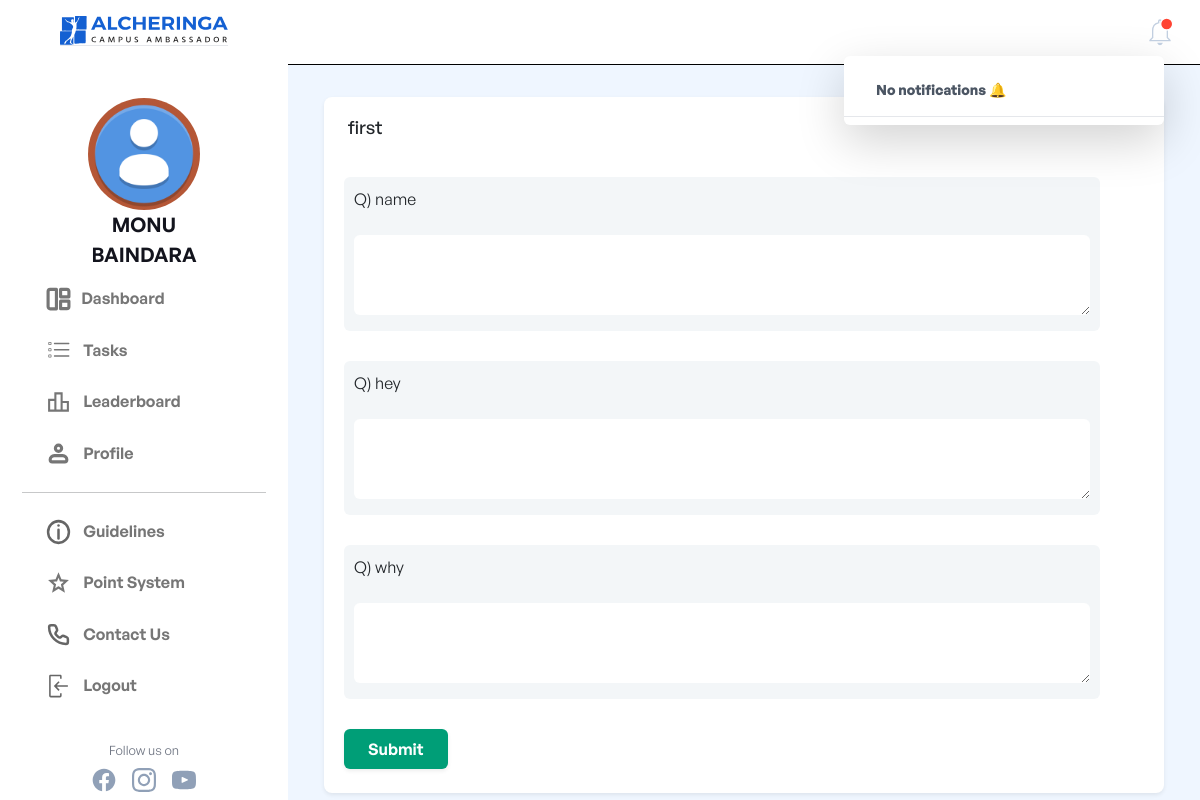
/submissions/quiz/1/ (signed in), run on the app's committed database.
### apps/users/models.py (models this page shows, shortened)
class NewUser(AbstractBaseUser, PermissionsMixin):
    id = models.SlugField(primary_key=True, default=uuid.uuid4)
    alcherid = models.TextField(
         blank=True, null=True, unique=True, default=create_new_ref_number)
    img = models.ImageField(
        upload_to="image-uploads/", default='image-uploads/user.png')
    email = models.EmailField(_('email address'), unique=True)
    username = models.CharField(max_length=150, unique=False, default="user")
    firstname = models.CharField(max_length=150, blank=True)
    phone = models.TextField(unique=False, blank=True)
    graduation_year = models.CharField(max_length=200, unique=False)
    college_state = models.CharField(max_length=200, unique=False)
    college_city = models.CharField(max_length=200, unique=False)
    college_name = models.CharField(max_length=200, unique=False)
    position_of_responsibility = models.CharField(
        max_length=200, unique=False, blank=True)
    interested_modules = models.CharField(
        max_length=200, unique=False, blank=True)
    instahandle = models.CharField(
        max_length=200, blank=True, )
    referred_by = models.TextField(
        blank=True, null=True)
    referrals = models.IntegerField(default=0)
    date_joined = models.DateTimeField(default=timezone.now)
    provider = models.CharField(max_length=200, unique=False, default="email")
    about = models.TextField(_('about'), max_length=500, blank=True)
    is_staff = models.BooleanField(default=False)
    is_active = models.BooleanField(default=False)
    has_password = models.BooleanField(default=True)
    objects = CustomAccountManager()
    points = models.IntegerField(default=250)
    tasks = models.IntegerField(default=0)
    USERNAME_FIELD = 'email'
    REQUIRED_FIELDS = ['firstname']

### apps/submissions/models.py (models this page shows, shortened)
class Quiz(models.Model):
    name = models.CharField(max_length=100, blank=True)

class Question(models.Model):
    quiz = models.ForeignKey(Quiz,  related_name="quiz", on_delete=models.CASCADE)
    question = models.CharField(max_length=100, blank=True)
    def __str__(self):
        return self.question

### apps/submissions/views.py (the view, shortened to what this page needs)
# urls.py: path('quiz/<int:quiz_id>/', views.quiz, name='quiz'),
@login_required(login_url='dashboard_page')
def quiz(request, quiz_id):
    quiz = Quiz.objects.get(id=quiz_id)
    user = request.user
    submitted=QuizSubmission.objects.filter(user=user)
    questions = Question.objects.filter(quiz=quiz)
    comp = []
    sum = 0
    profile = Profile.objects.filter(user = request.user).first()
    if request.user.instahandle:
        sum+=1
    if request.user.position_of_responsibility:
        sum+=1
    if request.user.interested_modules:
        sum+=1
    if profile and profile.fb_handle:
        sum+=1
    if sum==0:
        comp = [60, 40]
    elif sum==1:
        comp = [70, 30]
    elif sum==2:
        comp = [80, 20]
    elif sum==3:
        comp = [90, 10]
    else:
        comp = [100,0]
    context = {
        "quiz": quiz,
        "questions": questions,
        'submitted':submitted,
        'comp': comp
    }
    if sum<4:
        context['color_code'] = '#E86B73'
    else:
        context['color_code'] = 'rgba(0, 201, 92, 1)'
    return render(request, 'submissions/quiz.html', context)

### templates/submissions/quiz.html (shortened to what this page needs)
{% extends '../basic.html'%}
{% block body %}
{% load static %}
<link rel="stylesheet" href={% static "css/font.css" %}>
<body>
    <div class="bg-blue-50 flex gen">
        {% include "../navbar.html" %}
        <br>
        <div class="flex justify-center w-full">
        <div class="bg-white rounded-lg shadow-sm my-2 pb-1 quiz_width">
            <div class="py-3 pl-6 font-medium text-lg">{{ quiz.name }}</div>
            <form action="#" method="post" id="quiz" width:50%>
                {% for i in questions %}
                    <div class=" bg-blue-50 quiz rounded-md"
                        style=" padding:10px; background-color:#F3F6F8; margin: 20px 0px 30px 20px ; width: 90%; ">
                        <p class="quiz_head">Q) {{i}} {{questions.i}}</p> <br>
                        <textarea id="answer-{{i.id}}" type="text" name="{{i.id}}" style="width:100%;height:80px; border-radius:6px; padding:10px"></textarea>
                    </div>
                {% endfor %}
                <button class=" bg-pur text-white inline-block py-2 px-4 rounded shadow-sm font-semibold text-base"
                style="margin-left:20px; margin-bottom:20px; text-align: end;" type="submit" value="Submit">Submit</button>
        </div>
    </div>
    </div>
</div>
</body>
{%endblock%}

### templates/basic.html (shortened to what this page needs)
{% load static %}
<!DOCTYPE html>
<html>
<head>
    <link rel="stylesheet" href="https://unpkg.com/aos@next/dist/aos.css" />
    <link rel="stylesheet" href="https://use.fontawesome.com/releases/v5.7.2/css/all.css"
>
    <link rel="stylesheet" href="https://cdn.jsdelivr.net/npm/@popperjs/core@2.11.5/dist/umd/popper.min.js">
    <link href="https://cdn.jsdelivr.net/npm/bootstrap@5.2.0/dist/css/bootstrap.min.css" rel="stylesheet">
    <link rel="stylesheet" href="https://cdn.jsdelivr.net/npm/bootstrap-icons@1.3.0/font/bootstrap-icons.css" />
    <link href="https://unpkg.com/tailwindcss@^2/dist/tailwind.min.css" rel="stylesheet">
</head>
<body>
    {% load static %}
    {% block body %} {% endblock %}
</body>
</html>

### templates/navbar.html (shortened to what this page needs)
{% load static %}
<link rel="stylesheet" href="https://cdnjs.cloudflare.com/ajax/libs/font-awesome/4.7.0/css/font-awesome.min.css">
<link rel="stylesheet" href="{%static 'css/nav.css'%}">
<nav class="hidden sm:block bg-white border-gray-400 sidebar">
  <div style="width: 18rem;align-items: center;" class="flex flex-col h-screen bg-white border-gray-400 rounded  sticky top-0">
    <div style="margin-top:2vh; width: 21vh; padding-bottom:20px"><a href="/"><img src="{% static 'images/dashlogo.svg' %}" class="border-b" width="100%" alt="logo"/></a></div>
    <div style="justify-content: space-between; align-items: center;margin: 1rem 4rem;" class="flex flex-col justify-center" style="margin:0;align-items: center;">
      <div style="margin-top: 2vh; width: 14vh;border-radius: 50%;padding: 0px;background: radial-gradient(circle, #AD4A35, #B85D37);" id="profile-value">
        <img src="{{request.user.img.url}}" width="100%" alt="profile pic" border="0" class="mx-auto rounded-full" style="width: 14vh; height: 14vh; object-fit: cover;">
      </div>
      <div><div style="font-size: 2.5vh; font-weight: 600;color: #13141D;" class="font-medium text-center">{{request.user.firstname}}</div>
    </div>
    </div>
    <div class="navcontent" >
      <div style="width: 100%;" >
        <a href="{% url 'dashboard_page' %}"
          class="navlink nav-links" style="width: 100%;color:#767676">
          {% if heading == 'Dashboard' %}
          <div class="tabs" style="padding: 1vh 0vh;background-color: #FFC548; display: flex; width: 100%;border-radius: 3vw;" >
          <img src="{% static 'icons/dashboard-active.svg' %}" class="sideicon"/>
          <p class="hover:no-underline" style="color: #444444; transform: translate(-2px,0); margin-left:1vw;font-weight: 600;font-size: 1rem;">Dashboard</p>
          </div>
          {% else %}
          <img src="{% static 'icons/dashboard.svg' %}" class="sideicon icon" />
          <p class="hover:no-underline nav-links" style="transform: translate(-2px,0); margin-left:1vw;font-weight: 600;font-size: 1rem;">Dashboard</p>
          {% endif %}
        </a>
      </div>
      <div style="width: 100%;" >
        <a href="{% url 'tasks' %}"
          class="navlink nav-links" style="width: 100%;color:#767676">
          {% if heading == 'Tasks' %}
          <div class="tabs" style="padding: 1vh 0vh;background-color: #FFC548; display: flex; width: 100%;border-radius: 3vw;" >
          <img  src="{% static 'icons/tasks.svg' %}" class="sideicon"/>
          <p class=" hover:no-underline" style="color: #444444; margin-left:1vw;font-weight: 600;font-size: 1rem;">Tasks</p>
          </div>
          {% else %}
          <img src="{% static 'icons/tasks.svg' %}" class="sideicon iconup" />
          <p class="hover:no-underline" style="margin-left:1vw;font-weight: 600;font-size: 1rem;">Tasks</p>
          {% endif %}
        </a>
      </div>
      <div style="width: 100%;">
        <a href="{% url 'leaderboard' %}" class="navlink nav-links" style="width: 100%; color:#767676">
          {% if heading == 'Leaderboard' %}
          <div class="tabs" style="padding: 1vh 0vh;background-color: #FFC548; display: flex; width: 100%;border-radius: 1vw;" >
            <img src="{% static 'icons/leaderboard-active.svg' %}" class="sideicon"/>
            <p class="hover:no-underline" style="color: #444444; transform: translate(-2px,0); margin-left:1vw;font-weight: 550;font-size: 1rem;">Leaderboard</p>
          </div>
          {% else %}
          <img src="{% static 'icons/leaderboard.svg' %}" class="sideicon iconup" />
          <p class="nav-links hover:no-underline" style=" margin-left:1vw;font-weight: 600;font-size: 1rem;">Leaderboard</p>
          {% endif %}
        </a>
      </div>
      <div style="width: 100%;">
        <a href="{% url 'profile' %}" class="navlink nav-links" style="width: 100%;color:#767676">
          {% if heading == 'Profile' %}
          <div class="tabs" style="padding: 1vh 0vh;background-color: #FFC548; display: flex; width: 100%;border-radius: 3vw;" >
            <img  src="{% static 'icons/profile.svg' %}" class="sideicon"/>
            <p class="hover:no-underline" style="color: #444444; transform: translate(-2px,0); margin-left:1vw;font-weight: 600;font-size: 1rem;">Profile</p>
          </div>
          {% else %}
          <img src="{% static 'icons/profile.svg' %}" class="sideicon upicon"/>
          <p class="nav-links no-underline" style=" margin-left:1vw;font-weight: 600;font-size: 1rem;">Profile</p>
          {% endif %}
        </a>
      </div>
      <hr style="width: 100%;">
      <div style="width: 100%;">
        <a href="{% url 'guidelines' %}" class="navlink nav-links" style="width: 100%;color:#767676">
          {% if heading == 'Guidelines' %}
          <div class="tabs" style="padding: 1vh 0vh;background-color: #FFC548; display: flex; width: 100%;border-radius: 3vw;" >
            <img src="{%static 'icons/guidelines.svg'%}" class="sideicon"/>
            <p class="hover:no-underline" style="color: #444444; transform: translate(-2px,0); margin-left:1vw;font-weight: 600;font-size: 1rem;">Guidelines</p>
          </div>
          {% else %}
          <img  src="{%static 'icons/guidelines.svg'%}" class="sideicon downicon"/>
          <p class="nav-links no-underline" style=" margin-left:1vw;font-weight: 600;font-size: 1rem;">Guidelines</p>
          {% endif %}
        </a>
      </div>
      <div style="width: 100%;">
        <a href="{% url 'scoring' %}" class="navlink nav-links" style="width: 100%;color:#767676">
          {% if heading == 'Point System' %}
          <div class="tabs" style="padding: 1vh 0vh;background-color: #FFC548; display: flex; width: 100%;border-radius: 3vw;" >
            <img src="{% static 'icons/pointsystem.svg' %}" class="sideicon">
            <p class="hover:no-underline" style="color: #444444; transform: translate(-2px,0); margin-left:1vw;font-weight: 600;font-size: 1rem;">Point System</p>
          </div>
          {% else %}
            <img  src="{% static 'icons/pointsystem.svg' %}" class="sideicon"/>
            <p class="nav-links no-underline" style="margin-left:1vw;font-weight: 600;font-size: 1rem;">Point System</p>
          {% endif %}
      </a>
      </div>
    <div style="width: 100%;">
      <a href="{% url 'contactus' %}" class="navlink nav-links" style="width: 100%;color:#767676">
      {% if heading == 'Contact us' %}
      <div class="tabs" style="padding: 1vh 0vh;background-color: #FFC548; display: flex; width: 100%;border-radius: 3vw;" >
        <img src="{% static 'icons/contactus.svg' %}" class="sideicon"/>
        <p class="hover:no-underline" style="color: #444444; transform: translate(-2px,0); margin-left:1vw;font-weight: 600;font-size: 1rem;">Contact Us</p>
      </div>
      {% else %}
      <img  src="{% static 'icons/contactus.svg' %}" class="sideicon"/>
      <p class="nav-links no-underline" style="margin-left:1vw;font-weight: 600;font-size: 1rem;">Contact Us</p>
      {% endif %}
    </a>
    </div>
    <div style="width: 100%;">
      <a href="{% url 'logout' %}" class="navlink nav-links" style="width: 100%;color:#767676">
        {% if heading == 'Logout' %}
      <div class="tabs" style="padding: 1vh 0vh;background-color: #FFC548; display: flex; width: 100%;border-radius: 3vw;" >
        <img src="{%static 'icons/logout.svg'%}" class="sideicon"/>
        <p class="hover:no-underline" style="color: #444444; transform: translate(-2px,0); margin-left:1vw;font-weight: 600;font-size: 1rem;">Logout</p>
      </div>
      {% else %}
      <div style="display: flex;">
      <img src="{%static 'icons/logout.svg'%}" class="sideicon"/>
      <p class="no-underline" style="margin-left:1vw;font-weight: 600;font-size: 1rem;">Logout</p>
      </div>
      {% endif %}
      </a>
    </div>
    <div class="w-full">
      <div style="text-align:center; margin-top: 1rem;">
        <p class="follow">Follow us on</p>
        <div class=" flex justify-center space-x-4 mx-4 my-2">
          <a style="cursor:pointer;" href="https://www.facebook.com/alcheringaiitg" target="_blank">
            <img src="{% static 'icons/icon.svg' %}" width="34" height="45" class="siz"/>
          </a>
            <a style="cursor:pointer;" href="https://www.instagram.com/alcheringaiitg/" target="_blank"><img src="{% static 'icons/insta.svg' %}" width="34" height="45" class="siz"/></a>
            <a style="cursor:pointer;" href="https://www.youtube.com/c/AlcheringaIITG" target="_blank"><img src="{% static 'icons/youtube.svg' %}" width="34" height="45" class="siz"/></a>
        </div>
      </div>
    </div>
    </div>
  </div>
</nav>
<div x-data="{ dropdownOpen: false }" style="width: -webkit-fill-available;"\>
  <nav class=" px-6 py-3 flex sm:bg-color-[#eff6ff] -mx-4 mx-0 sticky top-0 justify-end navi" style="border-bottom : 1px solid black;background-color: #ffffff; z-index: 100;">
    {%include 'navbarnotifications.html'%}
  </nav>

### templates/navbarnotifications.html (shortened to what this page needs)
{% load static %}
<button @click="dropdownOpen = !dropdownOpen" id="notif_unread" style="z-index:100;">
    <img src="{% static 'icons/notifications.svg' %}" id="notif_unread_img" style="
    width: 2rem;"/>
</button>
<div x-show="dropdownOpen" @click="dropdownOpen = false" class="fixed inset-0 h-full w-full z-10"></div>
<div x-show="dropdownOpen" class="absolute right-4 top-14 bg-white rounded-md shadow-lg overflow-y-scroll max-h-96 z-20 lg:mx-5"
    style="width:20rem;" id="dropdown" style="display:none;">
    {% if not notification_list %}
    <div class="py-2">
        <a  class="flex items-center px-4 py-3 border-b hover:bg-gray-100">
            <p class="text-gray-600 text-sm mx-2">
                <span class="font-bold" href="#">No notifications 🔔</span>
            </p>
        </a>
    </div>
    {% endif %}
</div>

### static/css/nav.css (style rules this page uses)
.sidebar { font-family: "GeneralSans",sans-serif !important; }
.navlink { cursor: pointer; border-radius: 9999px; display: flex; flex-wrap: nowrap; }
.navcontent { display: flex; flex-direction: column; justify-content: space-between; height: 100%; align-items: start; width: 85%; }
.sideicon { aspect-ratio: 4/4; margin-left: 3vh; width: 1.6rem; }
.siz { width: 1.5rem; }
.follow { font-weight: 400; color: #707683; font-size: 0.8rem; }

### templates/basic.html (style rules this page uses)
body { font-family: "Poppins"; }

### templates/submissions/quiz.html (style rules this page uses)
.quiz_width { width:70vw; }
.bg-pur { background-color: #009E77; }

### data on the page
NewUser: user.img (placeholder picture), user.firstname "MONU BAINDARA"
Quiz: name "first"
Question: question "name"
Question: question "hey"
Question: question "why"
